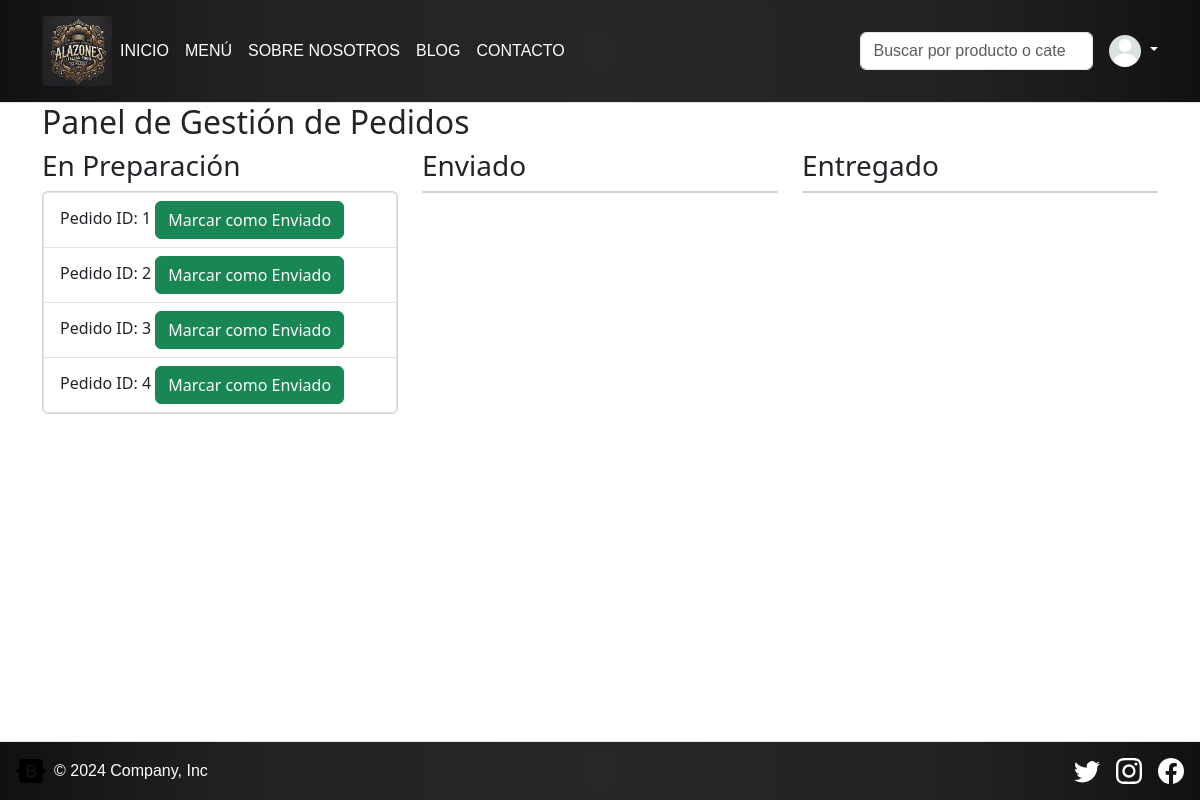
The app's page /users/admin/panel_pedidos/ (signed in), older data.
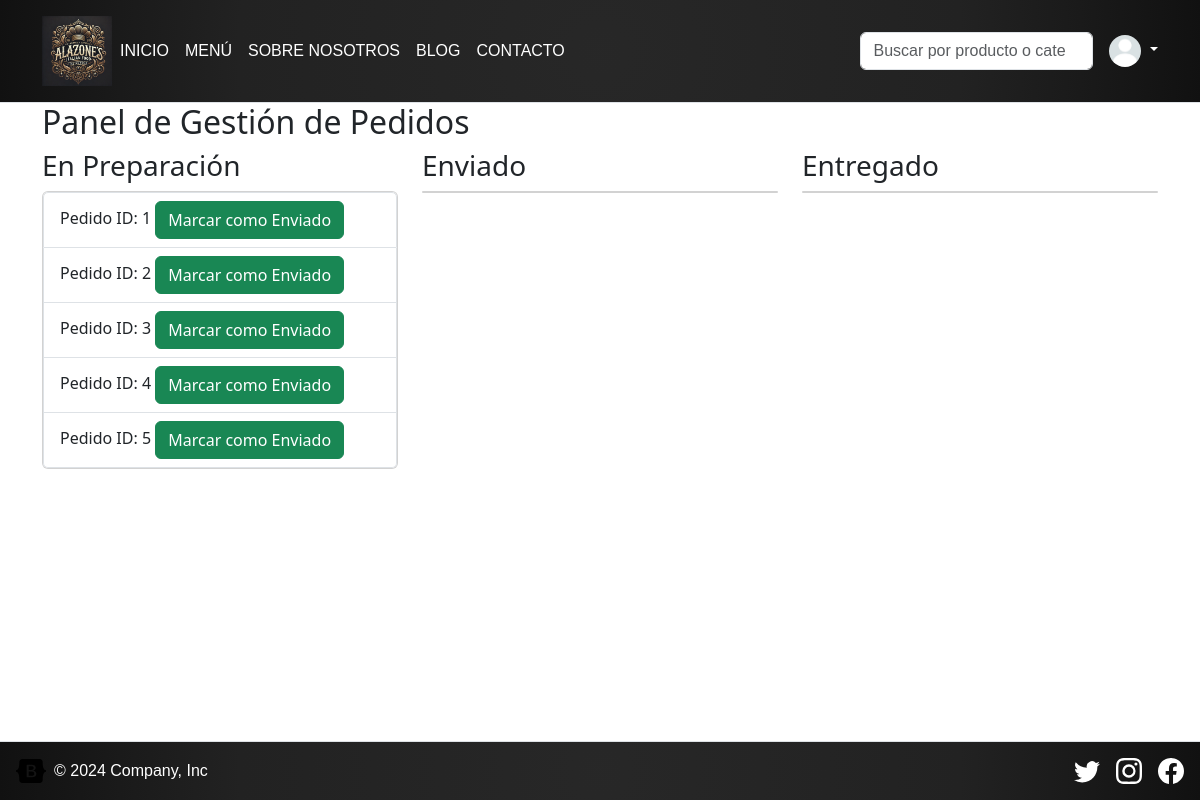
The same page, newer data.
### core/pagos/models.py (models this page shows, shortened)
class Order(models.Model):
    ESTADOS = [
        ("en_preparacion", "En Preparación"),
        ("enviado", "Enviado"),
        ("entregado", "Entregado"),
    ]
    user = models.ForeignKey(User, on_delete=models.CASCADE)
    created_at = models.DateTimeField(auto_now_add=True)
    is_completed = models.BooleanField(default=False)
    estado = models.CharField(max_length=20, choices=ESTADOS, default="en_preparacion")

### core/users/views.py (the view)
# urls.py: path("admin/panel_pedidos/", views.panel_pedidos, name="panel_pedidos"),
@staff_member_required
def panel_pedidos(request):
    pedidos = {
        "en_preparacion": Order.objects.filter(estado="en_preparacion"),
        "enviado": Order.objects.filter(estado="enviado"),
        "entregado": Order.objects.filter(estado="entregado"),
    }
    return render(request, "pagos/panel_pedidos.html", {"pedidos": pedidos})

### core/templates/pagos/panel_pedidos.html (shortened to what this page needs)
{% extends 'base.html' %}
{% block content %}
<div class="container">
    <h2>Panel de Gestión de Pedidos</h2>
    <div class="row">
        <div class="col-md-4">
            <h3>En Preparación</h3>
            <div class="card">
                <ul class="list-group">
                    {% for pedido in pedidos.en_preparacion %}
                    <li class="list-group-item">
                        Pedido ID: {{ pedido.id }}
                        <button class="btn btn-success" data-pedido-id="{{ pedido.id }}" data-estado="enviado">Marcar como Enviado</button>
                    </li>
                    {% endfor %}
                </ul>
            </div>
        </div>
        <div class="col-md-4">
            <h3>Enviado</h3>
            <div class="card">
            </div>
        </div>
        <div class="col-md-4">
            <h3>Entregado</h3>
            <div class="card">
            </div>
        </div>
    </div>
</div>
{% endblock %}

Row changes from the older to the newer data that the page shows:
added Order: id "5"
